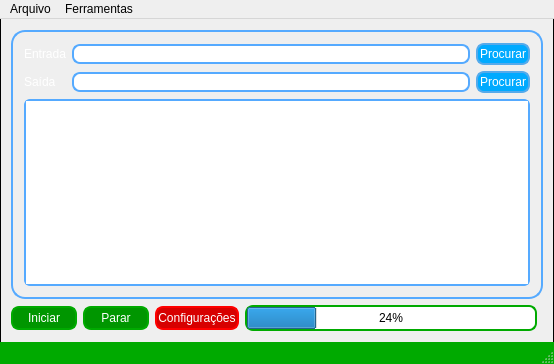
<?xml version="1.0" encoding="UTF-8"?>
<ui version="4.0">
 <class>MainWindow</class>
 <widget class="QMainWindow" name="MainWindow">
  <property name="geometry">
   <rect>
    <x>0</x>
    <y>0</y>
    <width>554</width>
    <height>364</height>
   </rect>
  </property>
  <property name="minimumSize">
   <size>
    <width>473</width>
    <height>331</height>
   </size>
  </property>
  <property name="windowTitle">
   <string>HexEngine v0.1</string>
  </property>
  <property name="styleSheet">
   <string notr="true">QMainWindow#MainWindow { 
	border: 1px solid;
	border-radius: 9px
	background-color: none; 
}</string>
  </property>
  <widget class="QWidget" name="centralWidget">
   <property name="styleSheet">
    <string notr="true">QWidget#centralWidget
{
	background-color: none;
	background-image: url(:/files/background.jpg);
	font: 10pt &quot;Arial&quot;;
}</string>
   </property>
   <layout class="QGridLayout" name="gridLayout">
    <item row="1" column="0" colspan="5">
     <widget class="QFrame" name="frame">
      <property name="styleSheet">
       <string notr="true">QFrame
{
	border: 2px solid black;
	border-color: rgb(85, 170, 255);
	border-radius: 14px;
	background-color: transparent;
	color: rgb(255, 255, 255);
}</string>
      </property>
      <property name="frameShape">
       <enum>QFrame::Box</enum>
      </property>
      <property name="frameShadow">
       <enum>QFrame::Plain</enum>
      </property>
      <property name="lineWidth">
       <number>4</number>
      </property>
      <layout class="QGridLayout" name="gridLayout_2">
       <item row="1" column="0">
        <widget class="QLabel" name="label">
         <property name="sizePolicy">
          <sizepolicy hsizetype="Fixed" vsizetype="Preferred">
           <horstretch>0</horstretch>
           <verstretch>0</verstretch>
          </sizepolicy>
         </property>
         <property name="styleSheet">
          <string notr="true">QLabel
{
	border: none;
	border-color: none;
	color: rgb(255, 255, 255);
	font: 10pt &quot;Arial&quot;;
}</string>
         </property>
         <property name="text">
          <string>Entrada</string>
         </property>
        </widget>
       </item>
       <item row="1" column="3">
        <widget class="QPushButton" name="btn_browse_input">
         <property name="sizePolicy">
          <sizepolicy hsizetype="Fixed" vsizetype="Fixed">
           <horstretch>0</horstretch>
           <verstretch>0</verstretch>
          </sizepolicy>
         </property>
         <property name="styleSheet">
          <string notr="true">QPushButton
{
	border: 2px solid;
	border-color: rgb(85, 170, 235);
	border-radius: 8px;
	background-color: rgb(0, 170, 255);
	color: rgb(255, 255, 255);
	min-height: 18px;
	min-width: 50px;
	font: 10pt &quot;Arial&quot;;
}

QPushButton::hover
{
	color: rgb(0, 0, 0);
}</string>
         </property>
         <property name="text">
          <string>Procurar</string>
         </property>
         <property name="flat">
          <bool>false</bool>
         </property>
        </widget>
       </item>
       <item row="2" column="0">
        <widget class="QLabel" name="label_3">
         <property name="sizePolicy">
          <sizepolicy hsizetype="Fixed" vsizetype="Preferred">
           <horstretch>0</horstretch>
           <verstretch>0</verstretch>
          </sizepolicy>
         </property>
         <property name="styleSheet">
          <string notr="true">QLabel
{
	border: none;
	border-color: none;
	color: rgb(255, 255, 255);
	font: 10pt &quot;Arial&quot;;
}</string>
         </property>
         <property name="text">
          <string>Saída</string>
         </property>
        </widget>
       </item>
       <item row="1" column="1" colspan="2">
        <widget class="QLineEdit" name="line_edit_input">
         <property name="sizePolicy">
          <sizepolicy hsizetype="Expanding" vsizetype="Maximum">
           <horstretch>0</horstretch>
           <verstretch>0</verstretch>
          </sizepolicy>
         </property>
         <property name="autoFillBackground">
          <bool>false</bool>
         </property>
         <property name="styleSheet">
          <string notr="true">QLineEdit
{
	border: 2px solid;
	border-color: rgb(85, 170, 255);
	border-radius: 8px
}</string>
         </property>
         <property name="frame">
          <bool>true</bool>
         </property>
        </widget>
       </item>
       <item row="4" column="0" colspan="4">
        <widget class="QTextBrowser" name="text_browser">
         <property name="styleSheet">
          <string notr="true">QTextBrowser{
	border: 2px solid black;
	border-color: rgb(85, 170, 255);
	border-radius: 6px;
	background-color: none;
	color: rgb(0, 0, 0);
	font: 75 8pt &quot;Arial&quot;;
}</string>
         </property>
         <property name="frameShape">
          <enum>QFrame::StyledPanel</enum>
         </property>
         <property name="placeholderText">
          <string/>
         </property>
        </widget>
       </item>
       <item row="2" column="3">
        <widget class="QPushButton" name="btn_browse_output">
         <property name="styleSheet">
          <string notr="true">QPushButton
{
	border: 2px solid;
	border-color: rgb(85, 170, 235);
	border-radius: 8px;
	background-color: rgb(0, 170, 255);
	color: rgb(255, 255, 255);
	min-height: 18px;
	min-width: 50px;
	font: 10pt &quot;Arial&quot;;
}

QPushButton::hover
{
	color: rgb(0, 0, 0);
}</string>
         </property>
         <property name="text">
          <string>Procurar</string>
         </property>
        </widget>
       </item>
       <item row="2" column="1" colspan="2">
        <widget class="QLineEdit" name="line_edit_output">
         <property name="styleSheet">
          <string notr="true">QLineEdit
{
	border: 2px solid;
	border-color: rgb(85, 170, 255);
	border-radius: 8px
}</string>
         </property>
        </widget>
       </item>
      </layout>
      <zorder>line_edit_input</zorder>
      <zorder>btn_browse_input</zorder>
      <zorder>label</zorder>
      <zorder>label_3</zorder>
      <zorder>line_edit_output</zorder>
      <zorder>text_browser</zorder>
      <zorder>btn_browse_output</zorder>
     </widget>
    </item>
    <item row="2" column="3">
     <widget class="QProgressBar" name="progress_bar">
      <property name="styleSheet">
       <string notr="true">QProgressBar
{
	border: 2px solid;
	border-color: rgb(0, 170, 0);
	color: rgb(0, 0, 0);
	text-align: center;
	background-color: none;
	border-radius: 8px;
	font: 10pt &quot;Arial&quot;;
}</string>
      </property>
      <property name="maximum">
       <number>100</number>
      </property>
      <property name="value">
       <number>24</number>
      </property>
     </widget>
    </item>
    <item row="2" column="0">
     <widget class="QPushButton" name="btn_init_engine">
      <property name="styleSheet">
       <string notr="true">QPushButton
{
	padding: 1px;
	border: 2px solid;
	border-color: rgb(0, 170, 0);
	border-radius: 8px;
	background-color: rgb(0, 150, 0);
	color: rgb(255, 255, 255);
	min-height: 18px;
	min-width: 60px;
	font: 10pt &quot;Arial&quot;;
}

QPushButton::hover
{
	color: rgb(0, 0, 0);
}</string>
      </property>
      <property name="text">
       <string>Iniciar</string>
      </property>
     </widget>
    </item>
    <item row="2" column="1">
     <widget class="QPushButton" name="btn_stop_engine">
      <property name="styleSheet">
       <string notr="true">QPushButton
{
	padding: 1px;
	border: 2px solid;
	border-color: rgb(0, 170, 0);
	border-radius: 8px;
	background-color: rgb(0, 150, 0);
	color: rgb(255, 255, 255);
	min-height: 18px;
	min-width: 60px;
	font: 10pt &quot;Arial&quot;;
}

QPushButton::hover
{
	color: rgb(0, 0, 0);
}</string>
      </property>
      <property name="text">
       <string>Parar</string>
      </property>
     </widget>
    </item>
    <item row="2" column="2">
     <widget class="QPushButton" name="btn_configure_engine">
      <property name="styleSheet">
       <string notr="true">QPushButton
{
	padding: 1px;
	border: 2px solid;
	border-color: rgb(255, 0, 0);
	border-radius: 8px;
	background-color: rgb(215, 0, 0);
	color: rgb(255, 255, 255);
	min-height: 18px;
	min-width: 60px;
	font: 10pt &quot;Arial&quot;;
}

QPushButton::hover
{
	color: rgb(0, 0, 0);
}</string>
      </property>
      <property name="text">
       <string>Configurações</string>
      </property>
     </widget>
    </item>
   </layout>
  </widget>
  <widget class="QMenuBar" name="menuBar">
   <property name="geometry">
    <rect>
     <x>0</x>
     <y>0</y>
     <width>554</width>
     <height>20</height>
    </rect>
   </property>
   <property name="styleSheet">
    <string notr="true">font: 10pt &quot;Arial&quot;;</string>
   </property>
   <widget class="QMenu" name="menuFile">
    <property name="styleSheet">
     <string notr="true">font: 10pt &quot;Arial&quot;;</string>
    </property>
    <property name="title">
     <string>Arquivo</string>
    </property>
    <addaction name="actionQuit"/>
   </widget>
   <widget class="QMenu" name="menuFerramentas">
    <property name="title">
     <string>Ferramentas</string>
    </property>
    <addaction name="actionBatchFileInjector"/>
   </widget>
   <addaction name="menuFile"/>
   <addaction name="menuFerramentas"/>
  </widget>
  <widget class="QStatusBar" name="statusBar">
   <property name="styleSheet">
    <string notr="true">QStatusBar
{
	background-color: rgb(0, 170, 0);
	color: rgb(255, 255, 255);
	font: 10pt &quot;Arial&quot;;
}</string>
   </property>
  </widget>
  <action name="actionQuit">
   <property name="text">
    <string>Sair</string>
   </property>
  </action>
  <action name="actionBatchFileInjector">
   <property name="icon">
    <iconset resource="../res/resources.qrc">
     <normaloff>:/files/shell32_153.ico</normaloff>:/files/shell32_153.ico</iconset>
   </property>
   <property name="text">
    <string>BatchFileInjector</string>
   </property>
  </action>
 </widget>
 <layoutdefault spacing="6" margin="11"/>
 <resources>
  <include location="../res/resources.qrc"/>
 </resources>
 <connections/>
</ui>
